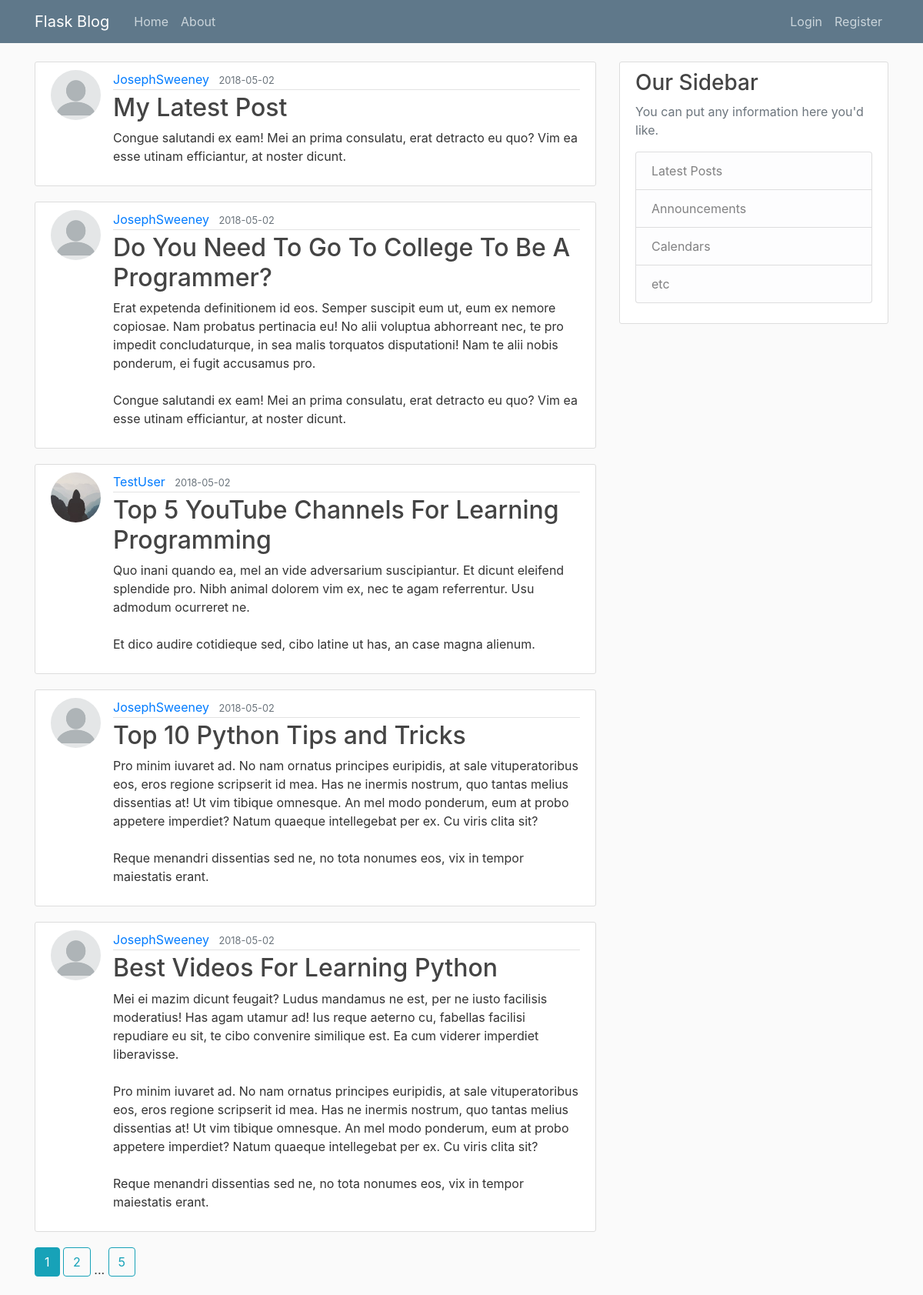
The page /home on the database its author committed.
### flaskblog/models.py (models this page shows, shortened)
class Post(db.Model):
    id = db.Column(db.Integer, primary_key=True)
    title = db.Column(db.String(100), nullable=False)
    date_posted = db.Column(db.DateTime, nullable=False, default=datetime.utcnow)
    content = db.Column(db.Text, nullable=False)
    user_id = db.Column(db.Integer, db.ForeignKey('user.id'), nullable=False)

class User(db.Model, UserMixin):
    id = db.Column(db.Integer, primary_key=True)
    username = db.Column(db.String(20), unique=True, nullable=False)
    email = db.Column(db.String(120), unique=True, nullable=False)
    image_file = db.Column(db.String(20), nullable=False, default='default.jpg')
    password = db.Column(db.String(60), nullable=False)
    posts = db.relationship('Post', backref='author', lazy=True)

### flaskblog/main/routes.py (the view)
@main.route("/")
@main.route("/home")
def home():
    page = request.args.get('page', 1, type=int)
    posts = Post.query.order_by(Post.date_posted.desc()).paginate(page=page, per_page=5)
    return render_template('home.html', posts=posts)

### flaskblog/templates/home.html
{% extends "layout.html" %}
{% block content %}
    {% for post in posts.items %}
        <article class="media content-section">
          <img class="rounded-circle article-img" src="{{ url_for('static', filename='profile_pics/' + post.author.image_file) }}">
          <div class="media-body">
            <div class="article-metadata">
              <a class="mr-2" href="{{ url_for('users.user_posts', username=post.author.username) }}">{{ post.author.username }}</a>
              <small class="text-muted">{{ post.date_posted.strftime('%Y-%m-%d') }}</small>
            </div>
            <h2><a class="article-title" href="{{ url_for('posts.post', post_id=post.id) }}">{{ post.title }}</a></h2>
            <p class="article-content">{{ post.content }}</p>
          </div>
        </article>
    {% endfor %}
    {% for page_num in posts.iter_pages(left_edge=1, right_edge=1, left_current=1, right_current=2) %}
      {% if page_num %}
        {% if posts.page == page_num %}
          <a class="btn btn-info mb-4" href="{{ url_for('main.home', page=page_num) }}">{{ page_num }}</a>
        {% else %}
          <a class="btn btn-outline-info mb-4" href="{{ url_for('main.home', page=page_num) }}">{{ page_num }}</a>
        {% endif %}
      {% else %}
        ...
      {% endif %}
    {% endfor %}
{% endblock content %}

### flaskblog/templates/layout.html (shortened to what this page needs)
<!DOCTYPE html>
<html>
<head>
    <link rel="stylesheet" href="https://maxcdn.bootstrapcdn.com/bootstrap/4.0.0/css/bootstrap.min.css">
    <link rel="stylesheet" type="text/css" href="{{ url_for('static', filename='main.css') }}">
</head>
<body>
    <header class="site-header">
      <nav class="navbar navbar-expand-md navbar-dark bg-steel fixed-top">
        <div class="container">
          <a class="navbar-brand mr-4" href="/">Flask Blog</a>
          <div class="collapse navbar-collapse" id="navbarToggle">
            <div class="navbar-nav mr-auto">
              <a class="nav-item nav-link" href="{{ url_for('main.home') }}">Home</a>
              <a class="nav-item nav-link" href="{{ url_for('main.about') }}">About</a>
            </div>
            <div class="navbar-nav">
              {% if current_user.is_authenticated %}
                <a class="nav-item nav-link" href="{{ url_for('posts.new_post') }}">New Post</a>
                <a class="nav-item nav-link" href="{{ url_for('users.account') }}">Account</a>
                <a class="nav-item nav-link" href="{{ url_for('users.logout') }}">Logout</a>
              {% else %}
                <a class="nav-item nav-link" href="{{ url_for('users.login') }}">Login</a>
                <a class="nav-item nav-link" href="{{ url_for('users.register') }}">Register</a>
              {% endif %}
            </div>
          </div>
        </div>
      </nav>
    </header>
    <main role="main" class="container">
      <div class="row">
        <div class="col-md-8">
          {% block content %}{% endblock %}
        </div>
        <div class="col-md-4">
          <div class="content-section">
            <h3>Our Sidebar</h3>
            <p class='text-muted'>You can put any information here you'd like.
              <ul class="list-group">
                <li class="list-group-item list-group-item-light">Latest Posts</li>
                <li class="list-group-item list-group-item-light">Announcements</li>
                <li class="list-group-item list-group-item-light">Calendars</li>
                <li class="list-group-item list-group-item-light">etc</li>
              </ul>
            </p>
          </div>
        </div>
      </div>
    </main>
</body>
</html>

### flaskblog/static/main.css (style rules this page uses)
body { background: #fafafa; color: #333333; margin-top: 5rem; }
h1, h2, h3, h4, h5, h6 { color: #444444; }
.bg-steel { background-color: #5f788a; }
.site-header .navbar-nav .nav-link { color: #cbd5db; }
.content-section { background: #ffffff; padding: 10px 20px; border: 1px solid #dddddd; border-radius: 3px; margin-bottom: 20px; }
.article-title { color: #444444; }
.article-content { white-space: pre-line; }
.article-img { height: 65px; width: 65px; margin-right: 16px; }
.article-metadata { padding-bottom: 1px; margin-bottom: 4px; border-bottom: 1px solid #e3e3e3 }

### rows shown on the page
Post: image_file (picture), author.username "JosephSweeney", date_posted "2018-05-02", title "My Latest Post", content "Congue salutandi ex eam! Mei an prima consulatu, erat detracto eu quo? Vim ea esse utinam efficiantur, at noster dicunt."
Post: image_file (picture), author.username "JosephSweeney", date_posted "2018-05-02", title "Do You Need To Go To College To Be A Programmer?", content "Erat expetenda definitionem id eos. Semper suscipit eum ut, eum ex nemore copiosae. Nam probatus pertinacia eu! No alii voluptua abhorreant nec, te pro impedit concludaturque, in sea malis torquatos disputationi! Nam te alii nobis ponderum, ei fugit accusamus pro. Congue salutandi ex eam! Mei an prima consulatu, erat detracto eu quo? Vim ea esse utinam efficiantur, at noster dicunt."
Post: image_file (placeholder picture), author.username "TestUser", date_posted "2018-05-02", title "Top 5 YouTube Channels For Learning Programming", content "Quo inani quando ea, mel an vide adversarium suscipiantur. Et dicunt eleifend splendide pro. Nibh animal dolorem vim ex, nec te agam referrentur. Usu admodum ocurreret ne. Et dico audire cotidieque sed, cibo latine ut has, an case magna alienum."
Post: image_file (picture), author.username "JosephSweeney", date_posted "2018-05-02", title "Top 10 Python Tips and Tricks", content "Pro minim iuvaret ad. No nam ornatus principes euripidis, at sale vituperatoribus eos, eros regione scripserit id mea. Has ne inermis nostrum, quo tantas melius dissentias at! Ut vim tibique omnesque. An mel modo ponderum, eum at probo appetere imperdiet? Natum quaeque intellegebat per ex. Cu viris clita sit? Reque menandri dissentias sed ne, no tota nonumes eos, vix in tempor maiestatis erant."
Post: image_file (picture), author.username "JosephSweeney", date_posted "2018-05-02", title "Best Videos For Learning Python", content "Mei ei mazim dicunt feugait? Ludus mandamus ne est, per ne iusto facilisis moderatius! Has agam utamur ad! Ius reque aeterno cu, fabellas facilisi repudiare eu sit, te cibo convenire similique est. Ea cum viderer imperdiet liberavisse. Pro minim iuvaret ad. No nam ornatus principes euripidis, at sale vituperatoribus eos, eros regione scripserit id mea. Has ne inermis nostrum, quo tantas melius dissentias at! Ut vim tibique omnesque. An mel modo ponderum, eum at probo appetere imperdiet? Natum quaeque intellegebat per ex. Cu viris clita sit? Reque menandri dissentias sed ne, no tota nonumes eos, vix in tempor maiestatis erant."

### other values the page prints
{{ page_num }} "1"
{{ page_num }} "2" "5"
